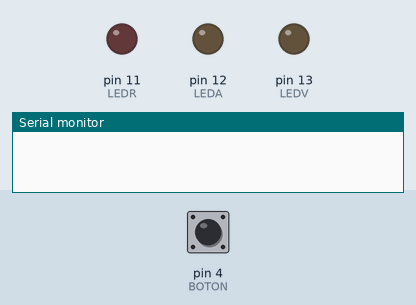
A sketch run on a simulated Arduino Uno, built with avr-gcc and run on an emulated ATmega328P. Parts: output pins drawn as LEDs (lit = HIGH), the last lines printed to the serial monitor. The inputs (shaded band) are chosen by the test bench; at power-on: pin 4 (BOTON) LOW.

Above: at 1.2 s.
1.3 s: pin 4 (BOTON) pulled HIGH for 0.15 s
At 1.7 s:
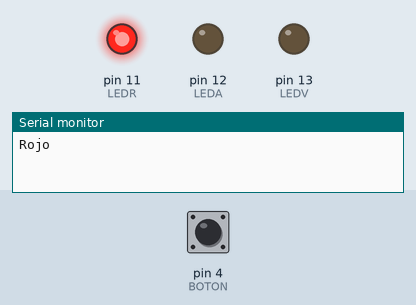
2.9 s: pin 4 (BOTON) pulled HIGH for 1 s
At 4.1 s:
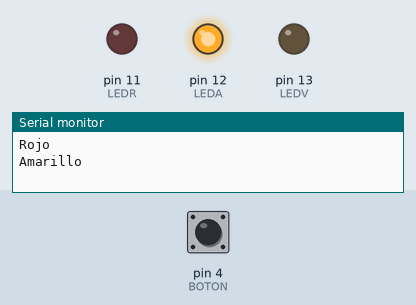
5.4 s: pin 4 (BOTON) pulled HIGH for 0.15 s
At 6.0 s:
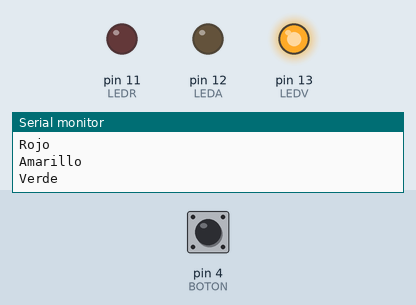
7.0 s: pin 4 (BOTON) pulled HIGH for 3.2 s
At 7.3 s:
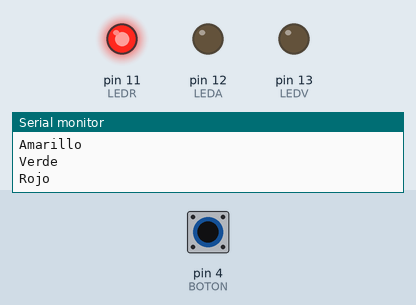
Timing chart, 0 to 10.0 s (numbered marks = the images above; inputs shaded):
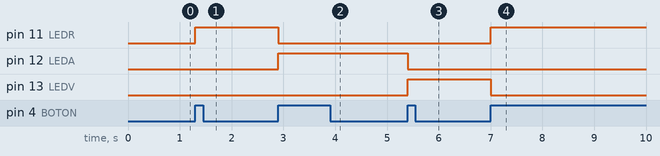

Measured:
- after the input at 1.3 s, pin 11 (LEDR): LOW → HIGH at once
- after the input at 2.9 s, pin 11 (LEDR): HIGH → LOW at once; pin 12 (LEDA): LOW → HIGH at once
- after the input at 5.4 s, pin 12 (LEDA): HIGH → LOW at once; pin 13 (LEDV): LOW → HIGH at once
- after the input at 7.0 s, pin 11 (LEDR): LOW → HIGH at once; pin 13 (LEDV): HIGH → LOW at once

The sketch:

led_secuencial1.ino
```cpp
#define LEDR 11
#define LEDA 12
#define LEDV 13
#define BOTON 4

int estadoBoton;
int estadoAnteriorBoton=0;
int contador=0;

void setup()
{
  	Serial.begin(9600);
	pinMode(LEDR, OUTPUT);
 	pinMode(LEDA, OUTPUT);
	pinMode(LEDV, OUTPUT);
  	pinMode(BOTON, INPUT);
}

void loop()
{
  estadoBoton=digitalRead(BOTON);

  if(estadoBoton != estadoAnteriorBoton)
  {
    if(estadoBoton==HIGH)
    {
      contador++;
      if(contador==1)
      {
          digitalWrite(LEDV,LOW);
          digitalWrite(LEDR,HIGH);
          Serial.println("Rojo");
      }
      if(contador==2)
      {
          digitalWrite(LEDR,LOW);
          digitalWrite(LEDA,HIGH);
          Serial.println("Amarillo");
      }
      if(contador==3)
      {
          digitalWrite(LEDA,LOW);
          digitalWrite(LEDV,HIGH);
          Serial.println("Verde");
      }
    }
    estadoAnteriorBoton=estadoBoton;
  }
  if(contador==3)
  {
  	contador=0;
  }
}
```
